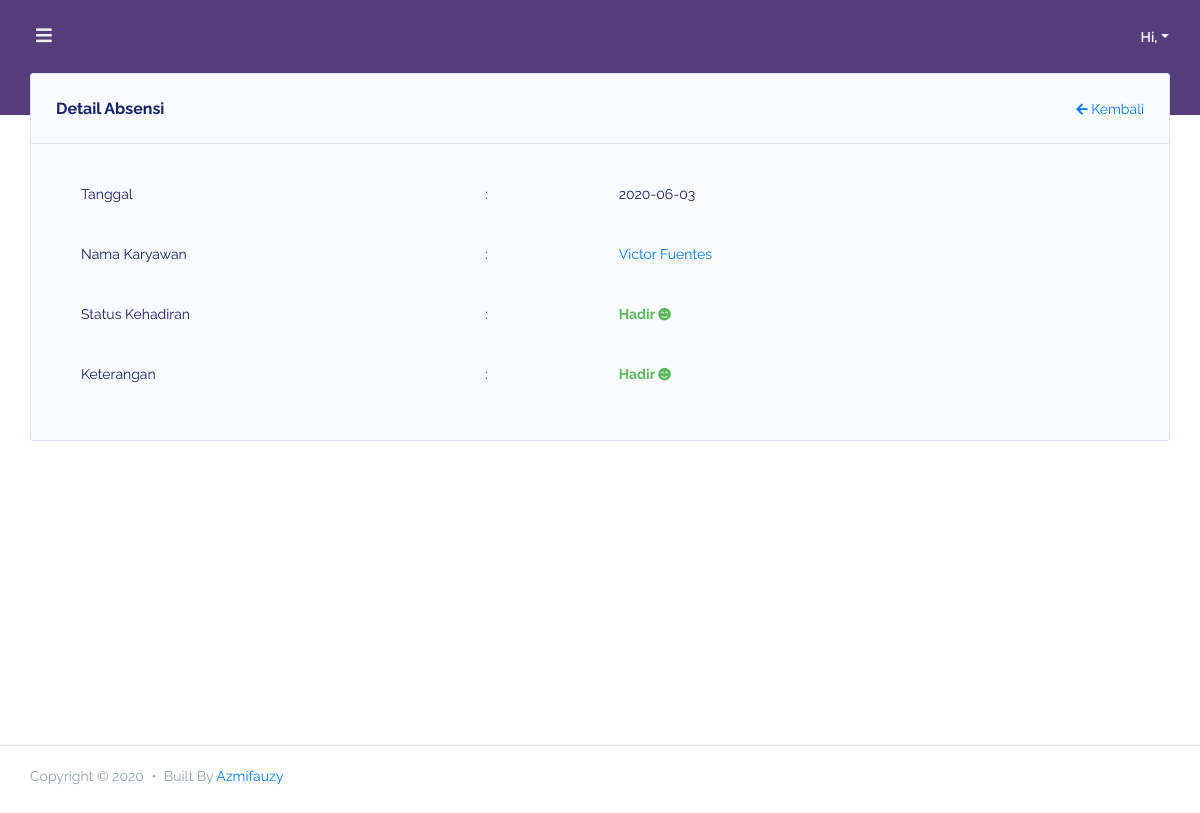
/absensi/detail/11, run on the app's committed database.
### tables this page shows
CREATE TABLE `absensi` (
  `id` int(11) NOT NULL,
  `id_karyawan` int(11) NOT NULL,
  `tgl_absen` date NOT NULL,
  `status_absen` varchar(10) NOT NULL,
  `keterangan` varchar(200) NOT NULL
);

CREATE TABLE `karyawan` (
  `id` int(11) NOT NULL,
  `nik` varchar(20) NOT NULL,
  `nama` varchar(100) NOT NULL,
  `username` varchar(100) NOT NULL,
  `password` varchar(255) NOT NULL,
  `jabatan` varchar(20) NOT NULL,
  `status` varchar(20) NOT NULL,
  `jatah_cuti` int(11) NOT NULL,
  `tgl_masuk` date NOT NULL
);

### application/controllers/Absensi.php (called while the page is built, shortened)
<?php
class Absensi extends CI_Controller {
	public function detail($id = "")
	{
		$data["title"] = "Detail Absensi";
		$data["detail_absensi"] =  $this->db->get_where('absensi', ["id" => $id])->row_array();
		$data["nama_karyawan"] = $this->db->get_where('karyawan', ["id" => $data["detail_absensi"]["id_karyawan"]])->row_array();
		$this->load->view('template/header', $data);
		$this->load->view('dashboard/absensi/detail', $data);
		$this->load->view('template/footer');
	}
}

### index.php (called while the page is built, shortened)
<?php
require_once BASEPATH.'core/CodeIgniter.php';

### application/views/dashboard/absensi/detail.php (the view, shortened to what this page needs)
<div class="main-content">
    <section class="section">
        <div class="section-body">
            <div class="card">
                <div class="card-header">
                    <h4>Detail Absensi</h4>
                    <span class="ml-auto">
                        <a href="<?= base_url('absensi') ?>"><i class="fas fa-arrow-left"></i> Kembali</a>
                    </span>
                </div>
                <div class="card-body table-responsive">
                    <div class="row">
                        <div class="col-md-10">
                            <table class="table">
                                <tbody>
                                    <tr>
                                        <td>Tanggal</td>
                                        <td>:</td>
                                        <td><?= $detail_absensi["tgl_absen"] ?></td>
                                    </tr>
                                    <tr>
                                        <td>Nama Karyawan</td>
                                        <td>:</td>
                                        <td><a href="<?= base_url('karyawan/detail/') . $nama_karyawan["id"] ?>"><?= $nama_karyawan["nama"] ?></a></td>
                                    </tr>
                                    <tr>
                                        <td>Status Kehadiran</td>
                                        <td>:</td>
                                        <?php if ($detail_absensi["status_absen"] === "hadir") : ?>
                                        <td class="font-weight-bold text-success">
                                            <?= ucwords($detail_absensi["status_absen"]) ?>
                                             <i class="fas fa-smile-beam"></i>
                                        </td>
                                        <?php endif ?>
                                    </tr>
                                    <tr>
                                        <td>Keterangan</td>
                                        <td>:</td>
                                        <?php if ($detail_absensi["status_absen"] === "hadir") : ?>
                                        <td class="font-weight-bold text-success">
                                            <?= ucwords($detail_absensi["keterangan"]) ?>
                                            <i class="fas fa-smile-beam"></i>
                                        </td>
                                        <?php else: ?>
                                        <td>
                                            <?= ucwords($detail_absensi["keterangan"]) ?>
                                        </td>
                                        <?php endif ?>
                                    </tr>
                                </tbody>
                            </table>
                        </div>
                    </div>
                </div>
            </div>
        </div>
    </section>
</div>

### data on the page
absensi: tgl_absen "2020-06-03", status_absen "Hadir", keterangan "Hadir"
karyawan: nama "Victor Fuentes"
